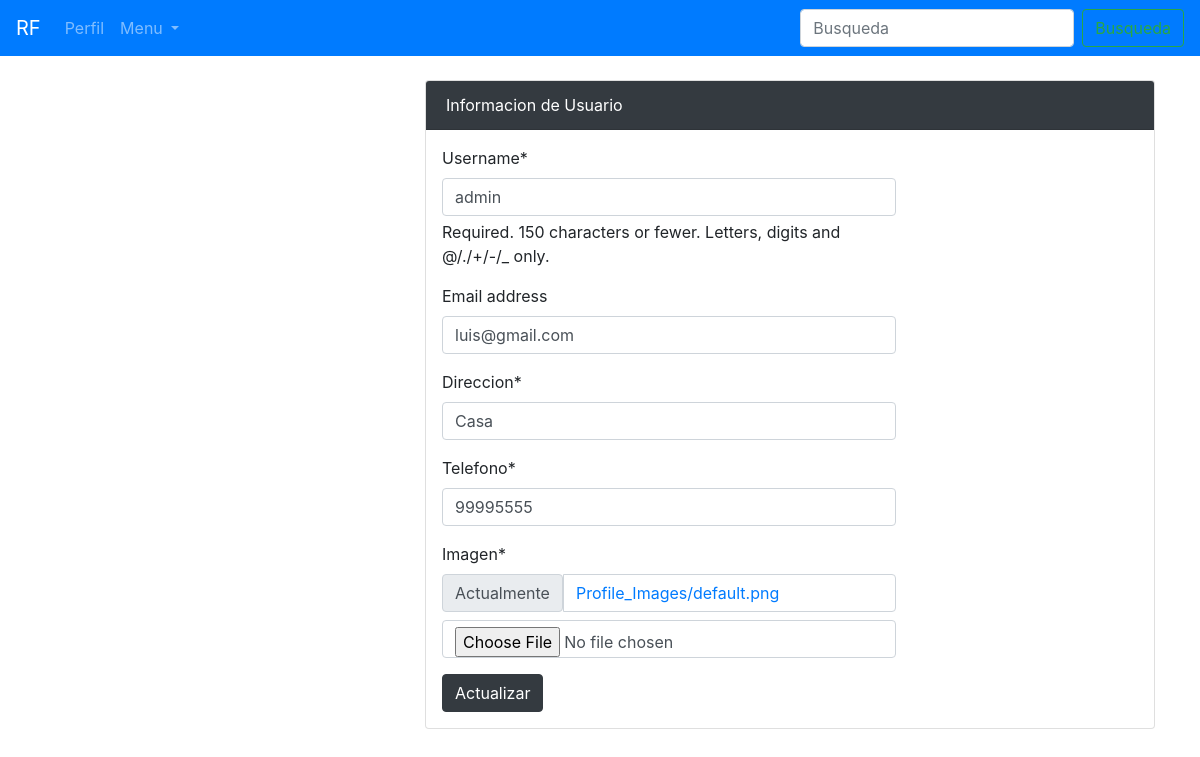
Before: /perfil/update (signed in) with the older database file.
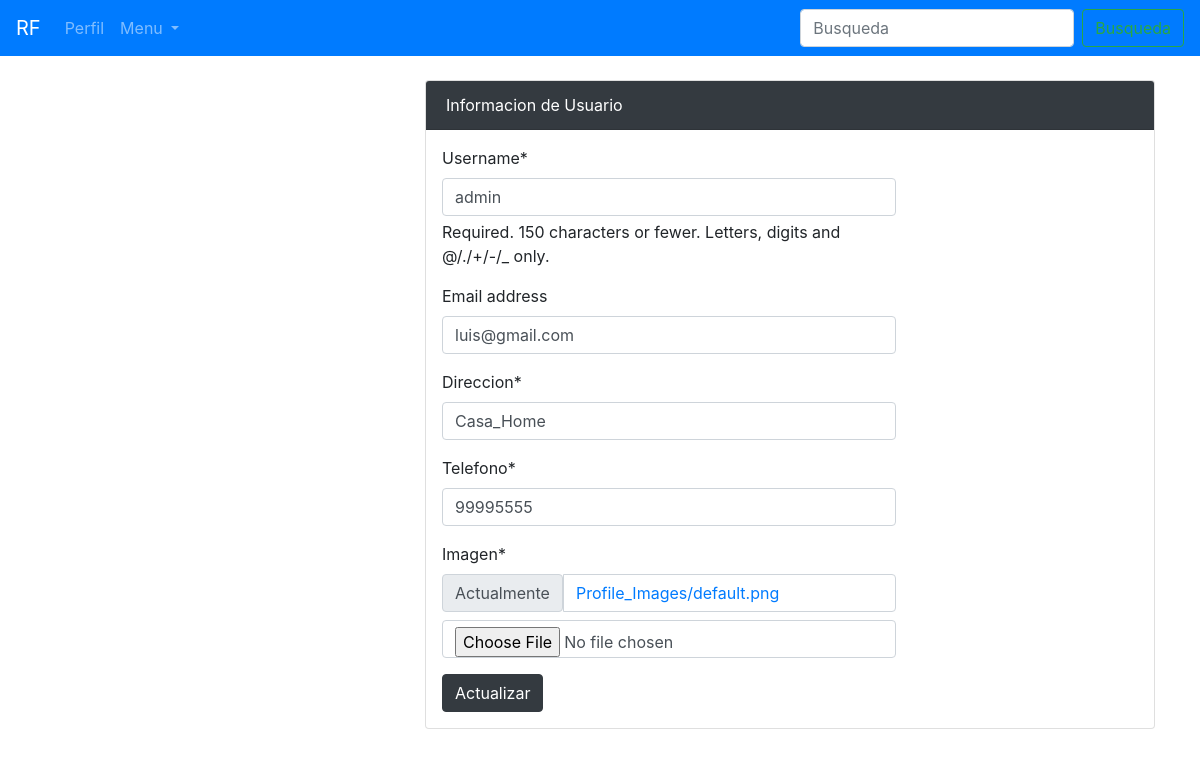
After: the same page with the newer database file.
### user/models.py (models this page shows, shortened)
class Perfil(models.Model):
    Staff = models.OneToOneField(User, on_delete=models.CASCADE, null=True)
    Direccion = models.CharField(max_length=200, null=True)
    Telefono = models.CharField(max_length=20, null=True)
    Imagen = models.ImageField(default="avatar.jpg", upload_to="Profile_Images")
    class Meta:
        verbose_name = "Perfil"
        verbose_name_plural = "Perfiles"

### user/views.py (the view)
# urls.py: path("perfil/update", user_view.perfil_update, name="user-perfil-update"),
def perfil_update(request):
    if request.method == 'POST':
        u_form = UserUpdateForm(request.POST, instance=request.user)
        p_form = PerfilUpdateForm(request.POST, request.FILES, instance=request.user.perfil)
        if u_form.is_valid() and p_form.is_valid():
            u_form.save()
            p_form.save()
            return redirect('user-perfil')
    else:
        u_form = UserUpdateForm(instance=request.user)
        p_form = PerfilUpdateForm(instance=request.user.perfil)
    context = {
        'u_form': u_form,
        'p_form': p_form,
    }
    return render(request, 'user/perfil_update.html', context)

### user/forms.py
class UserUpdateForm(forms.ModelForm):
    class Meta:
        model = User
        fields = ['username', 'email']

class PerfilUpdateForm(forms.ModelForm):
    class Meta:
        model = Perfil
        fields = ['Direccion', 'Telefono', 'Imagen']

### templates/user/perfil_update.html (shortened to what this page needs)
{% extends 'partials/base.html' %}
{% load crispy_forms_tags %}
{% block content %}
<div class="container">
<div class="row my-4">
    <div class="col-md-4"></div>
    <div class="col-md-8">
        <div class="card">
            <div class="card-header bg-dark text-white">
                Informacion de Usuario
            </div>
            <div class="row p-3">
                <div class="col-md-8">
                    <form method="POST" enctype="multipart/form-data">
                        {{ u_form|crispy }}
                        {{ p_form|crispy }}
                        <input class="btn btn-dark" type="submit" value="Actualizar">
                    </form>
                </div>
            </div>
        </div>
    </div>
</div>
</div>
{% endblock %}

Changed rows visible on the page:
changed Perfil: Direccion "Casa" → "Casa_Home"
